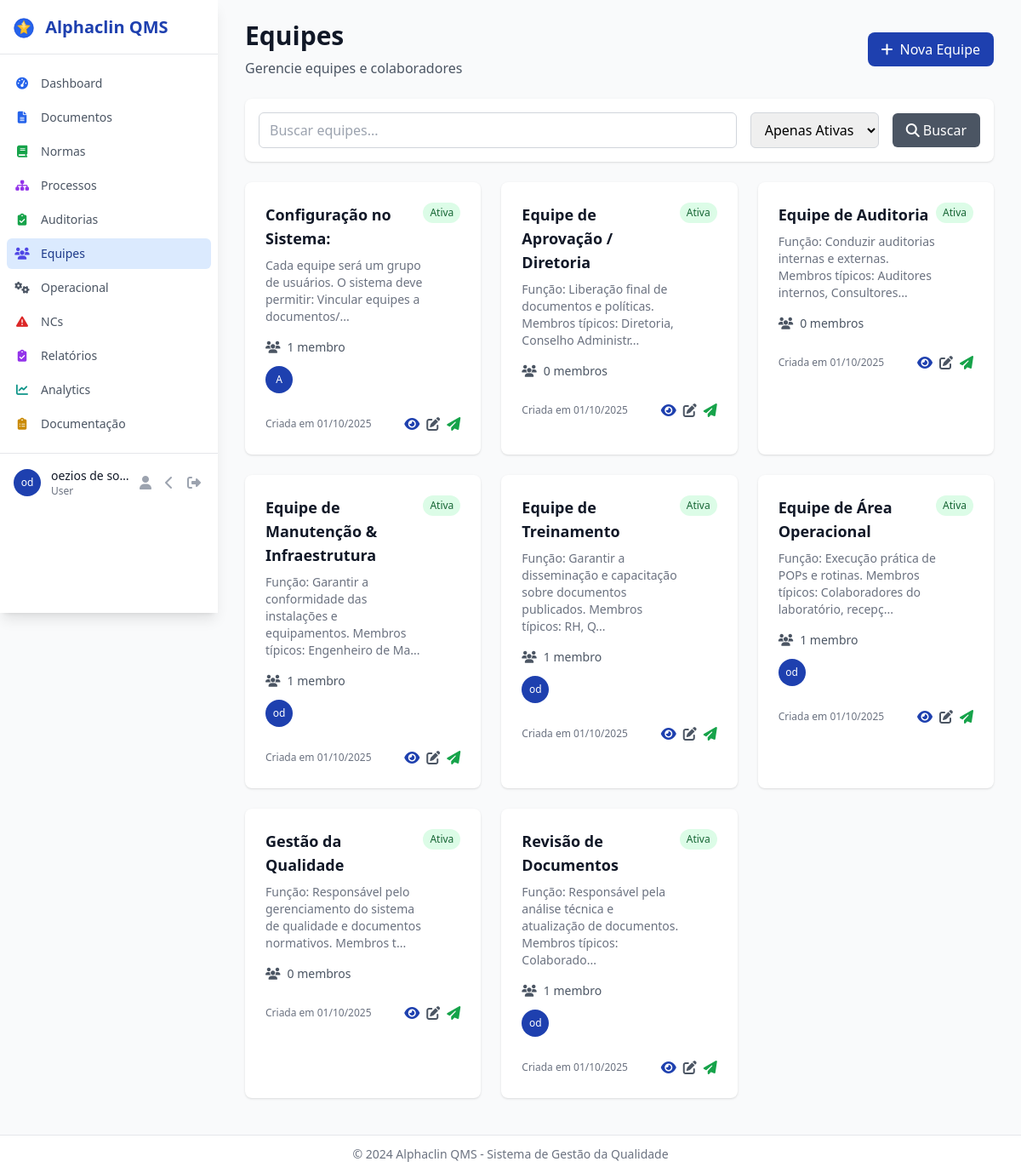
Screenshot of /teams/ (signed in) with the database file from the repository.
### models.py (models this page shows)
class User(UserMixin, db.Model):
    __tablename__ = 'users'
    id = db.Column(db.Integer, primary_key=True)
    username = db.Column(db.String(80), unique=True, nullable=False)
    email = db.Column(db.String(120), unique=True, nullable=False)
    password_hash = db.Column(db.String(255), nullable=False)
    full_name = db.Column(db.String(255), nullable=False)
    role = db.Column(db.Enum(UserRole), default=UserRole.USER, nullable=False)
    is_active = db.Column(db.Boolean, default=True, nullable=False)
    created_at = db.Column(db.DateTime, default=datetime.utcnow)
    last_login = db.Column(db.DateTime)
    __table_args__ = (
        db.Index('idx_users_role', 'role'),
        db.Index('idx_users_active', 'is_active'),
        db.Index('idx_users_last_login', 'last_login'),
        db.Index('idx_users_email', 'email'),
    )
    created_documents = db.relationship('Document', foreign_keys='Document.created_by_id', backref='creator', lazy='dynamic')
    assigned_audits = db.relationship('Audit', foreign_keys='Audit.assigned_auditor_id', backref='assigned_auditor', lazy='dynamic')

class Team(db.Model):
    __tablename__ = 'teams'
    id = db.Column(db.Integer, primary_key=True)
    name = db.Column(db.String(255), nullable=False)
    description = db.Column(db.Text)
    created_at = db.Column(db.DateTime, default=datetime.utcnow)
    is_active = db.Column(db.Boolean, default=True)
    members = db.relationship('User', secondary='team_members', backref='teams')

### blueprints/teams.py (the view)
@teams_bp.route('/')
@login_required
def index():
    search = request.args.get('search')
    active_only = request.args.get('active', 'true') == 'true'
    query = Team.query
    if active_only:
        query = query.filter_by(is_active=True)
    if search:
        query = query.filter(Team.name.contains(search))
    page = request.args.get('page', 1, type=int)
    per_page = 10  # Items per page
    teams_pagination = query.order_by(Team.name).paginate(page=page, per_page=per_page, error_out=False)
    return render_template('teams/index.html', teams_pagination=teams_pagination)

### templates/teams/index.html (shortened to what this page needs)
{% extends "base.html" %}
{% block content %}
<div class="space-y-6">
    <div class="flex justify-between items-center">
        <div>
            <h1 class="text-3xl font-bold text-gray-900">Equipes</h1>
            <p class="mt-2 text-gray-600">Gerencie equipes e colaboradores</p>
        </div>
        <a href="{{ url_for('teams.create') }}" class="bg-alphaclin-blue hover:bg-alphaclin-dark text-white px-4 py-2 rounded-lg transition-colors">
            <i class="fas fa-plus mr-2"></i>Nova Equipe
        </a>
    </div>
    <div class="bg-white p-4 rounded-lg shadow">
        <form method="GET" class="flex flex-wrap gap-4 items-center">
            <div class="flex-1 min-w-64">
                <input type="text" name="search" value="{{ request.args.get('search', '') }}"
                       placeholder="Buscar equipes..."
                       class="w-full px-3 py-2 border border-gray-300 rounded-md focus:outline-none focus:ring-2 focus:ring-alphaclin-blue">
            </div>
            <div>
                <select name="active" class="px-3 py-2 border border-gray-300 rounded-md focus:outline-none focus:ring-2 focus:ring-alphaclin-blue">
                    <option value="true" {% if request.args.get('active', 'true') == 'true' %}selected{% endif %}>Apenas Ativas</option>
                </select>
            </div>
            <button type="submit" class="bg-gray-600 hover:bg-gray-700 text-white px-4 py-2 rounded-md transition-colors">
                <i class="fas fa-search mr-1"></i>Buscar
            </button>
        </form>
    </div>
    <div class="grid gap-6 md:grid-cols-2 lg:grid-cols-3">
        {% for team in teams_pagination.items %}
        <div class="bg-white rounded-lg shadow hover:shadow-md transition-shadow">
            <div class="p-6">
                <div class="flex items-start justify-between">
                    <div class="flex-1">
                        <h3 class="text-lg font-semibold text-gray-900">{{ team.name }}</h3>
                        {% if team.description %}
                        <p class="text-sm text-gray-500 mt-2">{{ team.description[:100] }}{% if team.description|length > 100 %}...{% endif %}</p>
                        {% endif %}
                    </div>
                    <span class="{% if team.is_active %}bg-green-100 text-green-800{% else %}bg-red-100 text-red-800{% endif %} px-2 py-1 rounded-full text-xs font-medium">
                        {% if team.is_active %}Ativa{% else %}Inativa{% endif %}
                    </span>
                </div>
                <div class="mt-4">
                    <div class="flex items-center text-sm text-gray-600">
                        <i class="fas fa-users mr-2"></i>
                        <span>{{ team.members|length }} membro{% if team.members|length != 1 %}s{% endif %}</span>
                    </div>
                    {% if team.members %}
                    <div class="flex -space-x-2 mt-3">
                        {% for member in team.members[:5] %}
                        <div class="w-8 h-8 rounded-full bg-alphaclin-blue text-white flex items-center justify-center text-xs font-medium ring-2 ring-white">
                            {{ member.full_name.split()[0][0] }}{% if member.full_name.split()|length > 1 %}{{ member.full_name.split()[1][0] }}{% endif %}
                        </div>
                        {% endfor %}
                    </div>
                    {% endif %}
                </div>
                <div class="mt-6 flex items-center justify-between">
                    <div class="text-xs text-gray-500">
                        Criada em {{ team.created_at.strftime('%d/%m/%Y') }}
                    </div>
                    <div class="flex space-x-2">
                        <a href="{{ url_for('teams.view', id=team.id) }}" class="text-alphaclin-blue hover:text-alphaclin-dark">
                            <i class="fas fa-eye"></i>
                        </a>
                        <a href="{{ url_for('teams.edit', id=team.id) }}" class="text-gray-600 hover:text-gray-800">
                            <i class="fas fa-edit"></i>
                        </a>
                        <a href="{{ url_for('teams.send_documents', id=team.id) }}" class="text-green-600 hover:text-green-800" title="Enviar Documentos">
                            <i class="fas fa-paper-plane"></i>
                        </a>
                    </div>
                </div>
            </div>
        </div>
        {% endfor %}
    </div>
</div>
{% endblock %}

### templates/base.html (shortened to what this page needs)
<!DOCTYPE html>
<html lang="pt-BR">
<head>
    <script src="https://cdn.tailwindcss.com"></script>
    <link rel="stylesheet" href="https://cdnjs.cloudflare.com/ajax/libs/font-awesome/6.4.0/css/all.min.css">
</head>
<body class="bg-gray-50 min-h-screen flex flex-col">
    {% if current_user.is_authenticated and not request.endpoint.startswith('auth.') %}
    <div id="sidebar" class="fixed left-0 top-0 w-64 bg-white shadow-lg transform transition-all duration-300 ease-in-out z-50 -translate-x-full lg:translate-x-0 flex flex-col overflow-y-auto" style="height: calc(100vh - 80px);">
        <div class="flex flex-col h-full">
            <div class="flex items-center justify-between h-16 px-4 border-b border-gray-200">
                <span id="logo-text" class="text-xl font-bold text-alphaclin-blue">
                    Alphaclin QMS
                </span>
            </div>
            <nav class="px-2 py-4 space-y-1 overflow-y-auto">
                <a href="{{ url_for('main.dashboard') }}" title="Dashboard"
                    class="sidebar-link {% if request.endpoint == 'main.dashboard' %}bg-alphaclin-light text-alphaclin-dark{% else %}text-gray-600 hover:bg-gray-50 hover:text-gray-900{% endif %} group flex items-center px-2 py-2 text-sm font-medium rounded-md transition-colors">
                    <i class="fas fa-tachometer-alt sidebar-icon text-blue-600"></i>
                    <span class="sidebar-text ml-3">Dashboard</span>
                </a>
                <a href="{{ url_for('documents.index') }}" title="Documentos"
                    class="sidebar-link {% if request.blueprint == 'documents' %}bg-alphaclin-light text-alphaclin-dark{% else %}text-gray-600 hover:bg-gray-50 hover:text-gray-900{% endif %} group flex items-center px-2 py-2 text-sm font-medium rounded-md transition-colors">
                    <i class="fas fa-file-alt sidebar-icon text-blue-600"></i>
                    <span class="sidebar-text ml-3">Documentos</span>
                </a>
                <a href="{{ url_for('norms.index') }}" title="Normas"
                    class="sidebar-link {% if request.blueprint == 'norms' %}bg-alphaclin-light text-alphaclin-dark{% else %}text-gray-600 hover:bg-gray-50 hover:text-gray-900{% endif %} group flex items-center px-2 py-2 text-sm font-medium rounded-md transition-colors">
                    <i class="fas fa-book sidebar-icon text-green-600"></i>
                    <span class="sidebar-text ml-3">Normas</span>
                </a>
                <a href="{{ url_for('processes.index') }}" title="Processos"
                    class="sidebar-link {% if request.blueprint == 'processes' %}bg-alphaclin-light text-alphaclin-dark{% else %}text-gray-600 hover:bg-gray-50 hover:text-gray-900{% endif %} group flex items-center px-2 py-2 text-sm font-medium rounded-md transition-colors">
                    <i class="fas fa-sitemap sidebar-icon text-purple-600"></i>
                    <span class="sidebar-text ml-3">Processos</span>
                </a>
                <a href="{{ url_for('audits.index') }}" title="Auditorias"
                    class="sidebar-link {% if request.blueprint == 'audits' %}bg-alphaclin-light text-alphaclin-dark{% else %}text-gray-600 hover:bg-gray-50 hover:text-gray-900{% endif %} group flex items-center px-2 py-2 text-sm font-medium rounded-md transition-colors">
                    <i class="fas fa-clipboard-check sidebar-icon text-green-600"></i>
                    <span class="sidebar-text ml-3">Auditorias</span>
                </a>
                <a href="{{ url_for('teams.index') }}" title="Equipes"
                    class="sidebar-link {% if request.blueprint == 'teams' %}bg-alphaclin-light text-alphaclin-dark{% else %}text-gray-600 hover:bg-gray-50 hover:text-gray-900{% endif %} group flex items-center px-2 py-2 text-sm font-medium rounded-md transition-colors">
                    <i class="fas fa-users sidebar-icon text-indigo-600"></i>
                    <span class="sidebar-text ml-3">Equipes</span>
                </a>
                <a href="{{ url_for('operational.dashboard') }}" title="Painel Operacional"
                    class="sidebar-link {% if request.blueprint == 'operational' %}bg-alphaclin-light text-alphaclin-dark{% else %}text-gray-600 hover:bg-gray-50 hover:text-gray-900{% endif %} group flex items-center px-2 py-2 text-sm font-medium rounded-md transition-colors">
                    <i class="fas fa-cogs sidebar-icon text-gray-600"></i>
                    <span class="sidebar-text ml-3">Operacional</span>
                </a>
                <a href="{{ url_for('nonconformities.index') }}" title="Não Conformidades"
                    class="sidebar-link {% if request.blueprint == 'nonconformities' %}bg-alphaclin-light text-alphaclin-dark{% else %}text-gray-600 hover:bg-gray-50 hover:text-gray-900{% endif %} group flex items-center px-2 py-2 text-sm font-medium rounded-md transition-colors">
                    <i class="fas fa-exclamation-triangle sidebar-icon text-red-600"></i>
                    <span class="sidebar-text ml-3">NCs</span>
                </a>
                <a href="{{ url_for('reports.index') }}" title="Relatórios"
                    class="sidebar-link {% if request.blueprint == 'reports' %}bg-alphaclin-light text-alphaclin-dark{% else %}text-gray-600 hover:bg-gray-50 hover:text-gray-900{% endif %} group flex items-center px-2 py-2 text-sm font-medium rounded-md transition-colors">
                    <i class="fas fa-clipboard-check sidebar-icon text-purple-600"></i>
                    <span class="sidebar-text ml-3">Relatórios</span>
                </a>
                <a href="{{ url_for('analytics.analytics_dashboard') }}" title="Analytics & BI"
                    class="sidebar-link {% if request.blueprint == 'analytics' %}bg-alphaclin-light text-alphaclin-dark{% else %}text-gray-600 hover:bg-gray-50 hover:text-gray-900{% endif %} group flex items-center px-2 py-2 text-sm font-medium rounded-md transition-colors">
                    <i class="fas fa-chart-line sidebar-icon text-teal-600"></i>
                    <span class="sidebar-text ml-3">Analytics</span>
                </a>
                <a href="{{ url_for('docs.docs_index') }}" title="Documentação"
                    class="sidebar-link {% if request.blueprint == 'docs' %}bg-alphaclin-light text-alphaclin-dark{% else %}text-gray-600 hover:bg-gray-50 hover:text-gray-900{% endif %} group flex items-center px-2 py-2 text-sm font-medium rounded-md transition-colors">
                    <i class="fas fa-clipboard-list sidebar-icon text-yellow-600"></i>
                    <span class="sidebar-text ml-3">Documentação</span>
                </a>
            </nav>
            {% endif %}
            {% if current_user.is_authenticated %}
            <div class="border-t border-gray-200 p-4">
                <div class="flex items-center justify-between">
                    <div class="flex items-center min-w-0 flex-1">
                        <div class="flex-shrink-0">
                            <div class="h-8 w-8 rounded-full bg-alphaclin-blue flex items-center justify-center">
                                <span class="text-xs font-medium text-white">{{ current_user.full_name.split()[0][0] }}{% if current_user.full_name.split()|length > 1 %}{{ current_user.full_name.split()[1][0] }}{% endif %}</span>
                            </div>
                        </div>
                        <div class="ml-3 min-w-0 flex-1 hidden lg:block">
                            <p class="text-sm font-medium text-gray-900 truncate">{{ current_user.full_name }}</p>
                            <p class="text-xs text-gray-500 capitalize">{{ current_user.role.value }}</p>
                        </div>
                    </div>
                    <div class="flex items-center space-x-2">
                        <a href="{{ url_for('auth.profile') }}" class="p-1 rounded-md text-gray-400 hover:text-gray-600 focus:outline-none focus:ring-2 focus:ring-alphaclin-blue" title="Meu Perfil">
                            <i class="fas fa-user"></i>
                        </a>
                        <button id="collapse-toggle" class="hidden lg:block p-1 rounded-md text-gray-400 hover:text-gray-600 focus:outline-none focus:ring-2 focus:ring-alphaclin-blue">
                            <i id="collapse-icon" class="fas fa-chevron-left"></i>
                        </button>
                        <a href="{{ url_for('auth.logout') }}" class="p-1 rounded-md text-gray-400 hover:text-gray-600 focus:outline-none focus:ring-2 focus:ring-alphaclin-blue" title="Sair">
                            <i class="fas fa-sign-out-alt"></i>
                        </a>
                    </div>
                </div>
            </div>
            {% endif %}
        </div>
    </div>
    <main id="main-content" class="{% if current_user.is_authenticated and not request.endpoint.startswith('auth.') %}lg:ml-64{% endif %} flex flex-col transition-all duration-300 ease-in-out overflow-auto pb-16">
        <div class="flex-1 px-4 py-6 lg:px-8">
        {% block content %}{% endblock %}
        </div>
    </main>
    {% if current_user.is_authenticated and not request.endpoint.startswith('auth.') %}
    <footer class="fixed bottom-0 left-0 right-0 bg-white border-t border-gray-200 py-3 z-40">
        <div class="px-4 lg:px-8">
            <div class="text-center text-sm text-gray-500">
                © 2024 Alphaclin QMS - Sistema de Gestão da Qualidade
            </div>
        </div>
    </footer>
    {% endif %}
</body>
</html>

### templates/base.html (style rules this page uses)
.sidebar-link { position: relative; }
.sidebar-icon { transition: transform 0.2s ease-in-out; width: 20px; text-align: center; }
#sidebar { transition: width 0.3s ease-in-out; }
#main-content { transition: margin-left 0.3s ease-in-out; }
#sidebar.w-64 ~ #main-content { margin-left: 16rem; }

### rows the page displays
User: full_name "o", full_name "d", full_name "oezios de so…", role.value "User"
Team: name "Configuração no Sistema:", description "Cada equipe será um grupo de usuários. O sistema deve permitir: Vincular equipes a documentos/", is_active "Ativa", members|length "1", created_at "01/10/2025"
User: full_name "A"
Team: name "Equipe de Aprovação / Diretoria", description "Função: Liberação final de documentos e políticas. Membros típicos: Diretoria, Conselho Administr", is_active "Ativa", members|length "0", created_at "01/10/2025"
Team: name "Equipe de Auditoria", description "Função: Conduzir auditorias internas e externas. Membros típicos: Auditores internos, Consultores", is_active "Ativa", members|length "0", created_at "01/10/2025"
Team: name "Equipe de Manutenção & Infraestrutura", description "Função: Garantir a conformidade das instalações e equipamentos. Membros típicos: Engenheiro de Ma", is_active "Ativa", members|length "1", created_at "01/10/2025"
Team: name "Equipe de Treinamento", description "Função: Garantir a disseminação e capacitação sobre documentos publicados. Membros típicos: RH, Q", is_active "Ativa", members|length "1", created_at "01/10/2025"
Team: name "Equipe de Área Operacional", description "Função: Execução prática de POPs e rotinas. Membros típicos: Colaboradores do laboratório, recepç", is_active "Ativa", members|length "1", created_at "01/10/2025"
Team: name "Gestão da Qualidade", description "Função: Responsável pelo gerenciamento do sistema de qualidade e documentos normativos. Membros t", is_active "Ativa", members|length "0", created_at "01/10/2025"
Team: name "Revisão de Documentos", description "Função: Responsável pela análise técnica e atualização de documentos. Membros típicos: Colaborado", is_active "Ativa", members|length "1", created_at "01/10/2025"
